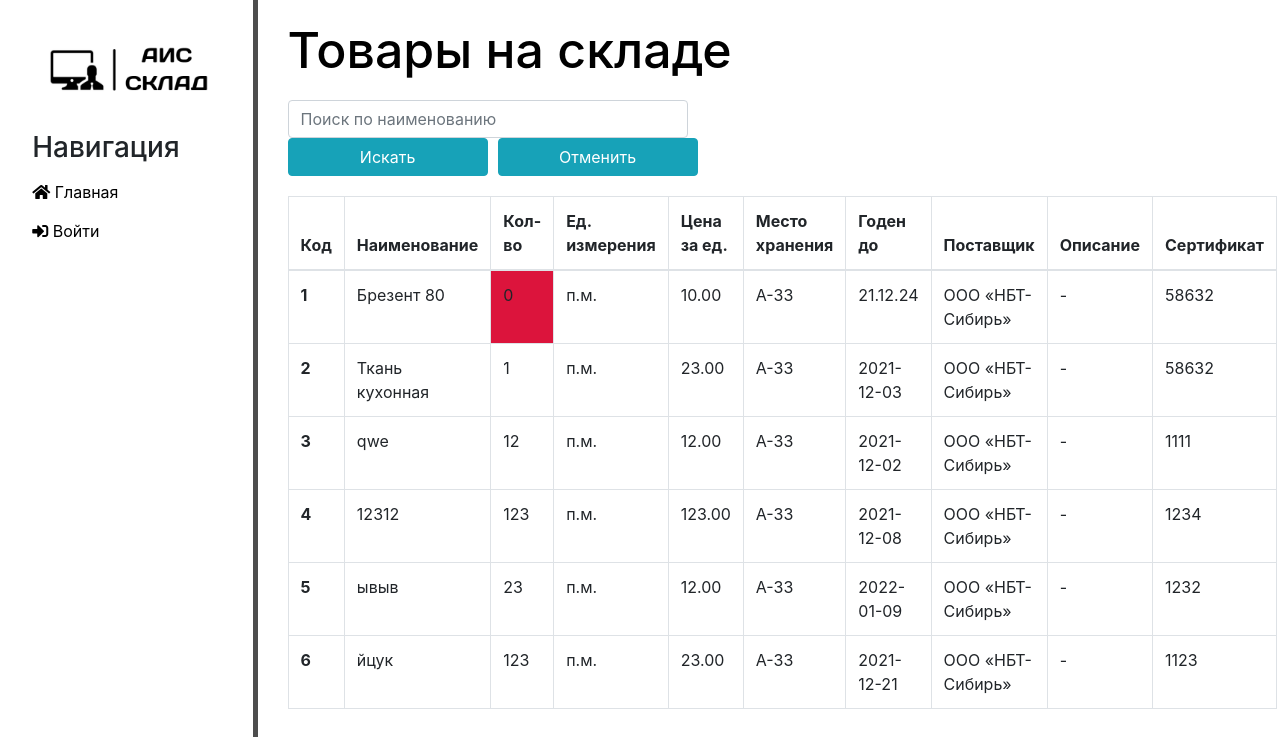
/products, run on an earlier commit of the app's database.
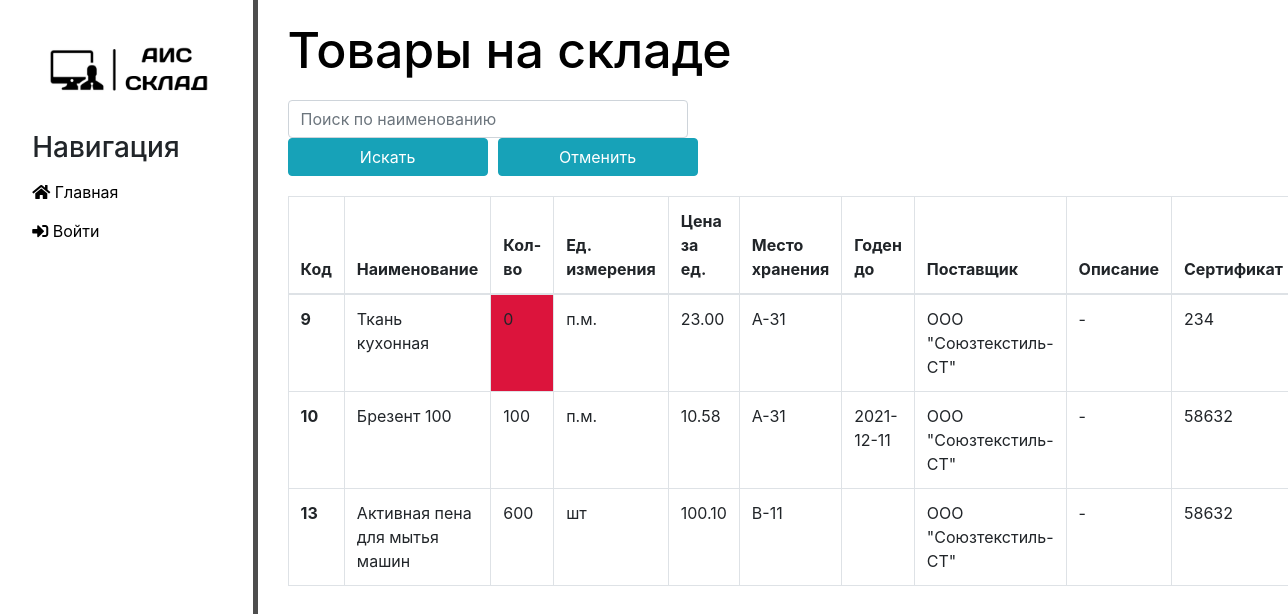
And on a later commit of the database.
### main/models.py (models this page shows, shortened)
class Product(models.Model):
    product_name = models.CharField('Наименование', max_length=255)
    amount = models.PositiveSmallIntegerField('Количество')
    unit = models.ForeignKey(Unit, on_delete=models.PROTECT)
    price_for_one = models.DecimalField('Цена за единицу', max_digits=6, decimal_places=2)
    place_for_store = models.ForeignKey(Place,  on_delete=models.PROTECT)
    valid = models.CharField('Годен до', max_length=10, blank=True)
    provider = models.ForeignKey(Provider, on_delete=models.PROTECT)
    description = models.CharField('Описание', max_length=255, default=' - ', blank=True)
    certificate = models.CharField('№ сертификата',  max_length=30)
    class Meta:
        verbose_name = 'Товар'
        verbose_name_plural = 'Товары'

class Unit(models.Model):
    unit = models.CharField('Единица измерения', max_length=20, primary_key=True)
    def __str__(self):
        return self.unit
    class Meta:
        verbose_name = 'Единица измерения'
        verbose_name_plural = 'Единицы измерения'

class Place(models.Model):
    place_for_store = models.CharField('Место хранения', max_length=50, primary_key=True)
    def __str__(self):
        return self.place_for_store
    class Meta:
        verbose_name = 'Место хранения'
        verbose_name_plural = 'Места хранения'

class Provider(models.Model):
    provider_name = models.CharField('Название фирмы', max_length=255)
    inn = models.BigIntegerField('ИНН')
    phone = models.CharField('Телефон', max_length=20)
    address = models.CharField('Адрес', max_length=255)
    def __str__(self):
        return self.provider_name
    class Meta:
        verbose_name = 'Поставщик'
        verbose_name_plural = 'Поставщики'

### main/views.py (the view, shortened to what this page needs)
# urls.py: path('products', views.products_func, name='products'),
def products_func(request):
    search_query = request.GET.get('search', '').upper()
    products = Product.objects.all()
    key_list = []
    message = ''
    return render(request, 'main/products_inform.html', {'products': products, 'key': key_list, 'message': message})

### main/templates/main/products_inform.html (shortened to what this page needs)
{% extends 'main/layout.html' %}
{% block content %}
    <div class="features">
    <h1>Товары на складе
       </h1>
        <div>
            <form action="{% url 'products' %}" method="GET" class="form-inline my-2 my-lg-0">
          <input type="search" class="form-control mr-sm-2" placeholder="Поиск по наименованию" name="search" style="width: 400px;">
          <button type="Submit" class="btn btn-info my-2 my-sm-0" name = "Submit" value="Submit" >Искать</button>
          <button type="Submit" class="btn btn-info my-2 my-sm-0" name = "Cancel" value="Reset" style="margin-left:10px;">Отменить</button>
            </form>
         </div>
        <p style="padding: 10px;">{{message}}</p>
        <table class="table table-bordered">
   <thead>
    <tr>
      <th scope="col">Код</th>
      <th scope="col">Наименование</th>
      <th scope="col">Кол-во</th>
      <th scope="col">Ед. измерения</th>
      <th scope="col">Цена за ед.</th>
      <th scope="col">Место хранения</th>
      <th scope="col">Годен до</th>
      <th scope="col">Поставщик</th>
      <th scope="col">Описание</th>
      <th scope="col">Сертификат</th>
    </tr>
  </thead>
  <tbody>
  {% if products %}
    {% for el in products %}
        {% if key %}
            {% for k in key %}
                    {% if el.id == k %}
    <tr>
      <th scope="row">{{el.id}}</th>
      <td>{{el.product_name}}</td>
        {% if el.amount == 0 %}
      <td bgcolor="#D3EDF6" align="center">{{el.amount}}</td>
        {% else %}
        <td>{{el.amount}}</td>
        {% endif %}
      <td>{{el.unit}}</td>
      <td>{{el.price_for_one}}</td>
      <td>{{el.place_for_store}}</td>
      <td>{{el.valid}}</td>
      <td>{{el.provider}}</td>
      <td>{{el.description}}</td>
      <td>{{el.certificate}}</td>
           {% for group in request.user.groups.all %}
          {% if group.name != 'Менеджер по продажам' %}
     <td><a href="{% url 'update_product' el.id %}"> <button class="btn btn-outline-success"><i class="fas fa-pencil-alt"></i></button></a></td>
      <td><a href="{% url 'delete_product' el.id %}"><button type="submit" class="btn btn-outline-danger"><i class="fas fa-trash-alt"></i></button></a></td>
         {% endif %}
        {% endfor %}
    </tr>
                {% endif %}
            {% endfor %}
        {% else %}
   <tr>
      <th scope="row">{{el.id}}</th>
      <td>{{el.product_name}}</td>
       {% if el.amount == 0 %}
      <td bgcolor="#DC143C">{{el.amount}}</td>
       {% else %}
       <td>{{el.amount}}</td>
       {% endif %}
      <td>{{el.unit}}</td>
      <td>{{el.price_for_one}}</td>
      <td>{{el.place_for_store}}</td>
      <td>{{el.valid}}</td>
      <td>{{el.provider}}</td>
      <td>{{el.description}}</td>
      <td>{{el.certificate}}</td>
    </tr>
        {% endif %}
   {% endfor %}
  {% else %}
        <p>У вас нет товаров на складе</p>
 {% endif %}
  </tbody>
</table>
    </div>
{% endblock %}

### main/templates/main/layout.html (shortened to what this page needs)
{% load static %}
<!doctype html>
<html lang="en">
<head>
    <link rel="stylesheet"  href = "https://stackpath.bootstrapcdn.com/bootstrap/4.3.1/css/bootstrap.min.css">
    <link rel="stylesheet" href="{% static 'main/css/main.css' %}">
    <link rel="stylesheet" href="https://use.fontawesome.com/releases/v5.8.2/css/all.css">
</head>
<body>
    <aside>
         <img src="{% static 'main/img/logo.png' %}" width="100%"   alt="logo">
        <h3>Навигация</h3>
        <ul>
           <a href="{% url 'home' %}" ><li><i class="fas fa-home"></i></i> Главная</li></a>
            {% if user.is_authenticated %}
           <a href="{% url 'products' %}"><li><i class="fas fa-store"></i> Товары</li></a>
           <a href="{% url 'providers' %}" ><li><i class="fas fa-people-carry"></i> Поставщики</li></a>
            <a href="{% url 'clients' %}"><li><i class="fas fa-handshake"></i> Клиенты</li></a>
            {% for group in request.user.groups.all %}
            {% if group.name == 'Заведующий складом' or group.name == 'Администратор сайта' %}
              <a href="{% url 'documents' %}"><li><i class="fas fa-edit"></i></i> Сформировать документы</li></a>
            {% else %}
              <a href="{% url 'documents' %}"><li><i class="fas fa-edit"></i></i> Посмотреть документы</li></a>
                {% endif %}
            {% endfor %}
           <a href="{% url 'my-view' %}"><li><i class="fas fa-file-alt"></i> Бланки заказов</li></a>
            <a href="{% url 'logout' %}"><li><i class="fas fa-door-open"></i></i> Выход</li></a>
            {% else %}
            <a href="{% url 'login' %}"><li><i class="fas fa-sign-in-alt"></i> Войти</li></a>
            {% endif %}
        </ul>
    </aside>
    <main>
       {% block content %}
    {% endblock %}
    </main>
</body>
</html>

### main/static/main/css/main.css (style rules this page uses)
body { background: ; }
aside { float: left; background: white; width: 20%; padding: 2.5%; height: 100vh; border-right: 5px solid #4d4d4d; }
aside h3 { margin-top: 20px; font-size: 28px; }
aside img { padding: 0% }
aside ul { padding: 0%; }
aside ul li { color: black; display: block; margin-top: 15px; transition: transform .5s ease; }
main .features { float:left; color: black; margin: 20px 10px 10px 30px; text-align: left; width: 75%; }
main .features h1 { font-size: 50px; margin-bottom: 20px; }
main .features p { max-width: 50%; margin: 0px ; }
form { width:60% }
.btn-info { float: right; margin-top:20px; width: 200px; }

What changed in the data, as far as the page shows it:
removed Product: id "1", product_name "Брезент 80", amount "0", unit "п.м.", price_for_one "10.00", place_for_store "А-33", valid "21.12.24", provider "ООО «НБТ-Сибирь»", description "-", certificate "58632"
removed Product: id "2", product_name "Ткань кухонная", amount "1", unit "п.м.", price_for_one "23.00", place_for_store "А-33", valid "2021-12-03", provider "ООО «НБТ-Сибирь»", description "-", certificate "58632"
removed Product: id "3", product_name "qwe", amount "12", unit "п.м.", price_for_one "12.00", place_for_store "А-33", valid "2021-12-02", provider "ООО «НБТ-Сибирь»", description "-", certificate "1111"
removed Product: id "4", product_name "12312", amount "123", unit "п.м.", price_for_one "123.00", place_for_store "А-33", valid "2021-12-08", provider "ООО «НБТ-Сибирь»", description "-", certificate "1234"
removed Product: id "5", product_name "ывыв", amount "23", unit "п.м.", price_for_one "12.00", place_for_store "А-33", valid "2022-01-09", provider "ООО «НБТ-Сибирь»", description "-", certificate "1232"
removed Product: id "6", product_name "йцук", amount "123", unit "п.м.", price_for_one "23.00", place_for_store "А-33", valid "2021-12-21", provider "ООО «НБТ-Сибирь»", description "-", certificate "1123"
added Product: id "9", product_name "Ткань кухонная", amount "0", unit "п.м.", price_for_one "23.00", place_for_store "А-31", provider "ООО \"Союзтекстиль-СТ\"", description "-", certificate "234"
added Product: id "10", product_name "Брезент 100", amount "100", unit "п.м.", price_for_one "10.58", place_for_store "А-31", valid "2021-12-11", provider "ООО \"Союзтекстиль-СТ\"", description "-", certificate "58632"
added Product: id "13", product_name "Активная пена для мытья машин", amount "600", unit "шт", price_for_one "100.10", place_for_store "В-11", provider "ООО \"Союзтекстиль-СТ\"", description "-", certificate "58632"
